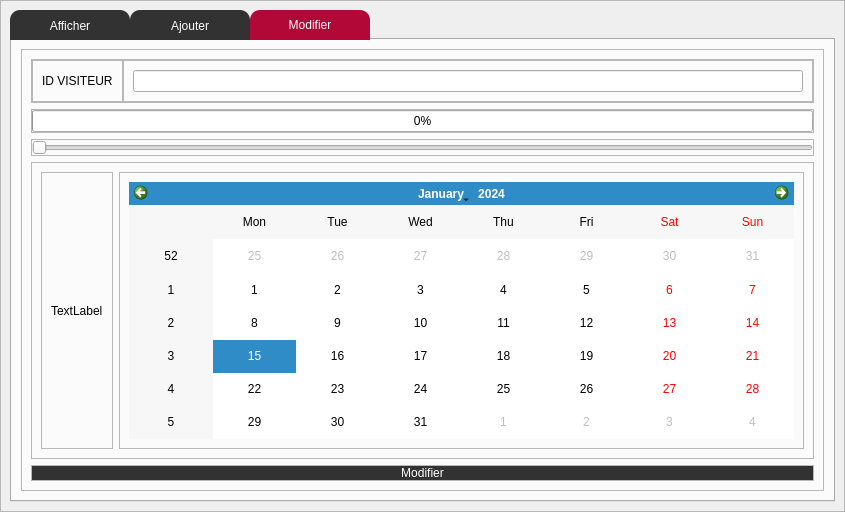
<?xml version="1.0" encoding="UTF-8"?>
<ui version="4.0">
 <class>Evaluation</class>
 <widget class="QWidget" name="Evaluation">
  <property name="geometry">
   <rect>
    <x>0</x>
    <y>0</y>
    <width>845</width>
    <height>512</height>
   </rect>
  </property>
  <property name="windowTitle">
   <string>Form</string>
  </property>
  <layout class="QVBoxLayout" name="verticalLayout">
   <property name="spacing">
    <number>0</number>
   </property>
   <property name="leftMargin">
    <number>0</number>
   </property>
   <property name="topMargin">
    <number>0</number>
   </property>
   <property name="rightMargin">
    <number>0</number>
   </property>
   <property name="bottomMargin">
    <number>0</number>
   </property>
   <item>
    <widget class="QFrame" name="frame">
     <property name="frameShape">
      <enum>QFrame::StyledPanel</enum>
     </property>
     <property name="frameShadow">
      <enum>QFrame::Raised</enum>
     </property>
     <layout class="QVBoxLayout" name="verticalLayout_2">
      <item>
       <widget class="QTabWidget" name="tabWidget">
        <property name="styleSheet">
         <string notr="true">QTabBar::tab{
    color:white;
	font: 75 10pt &quot;Source Code Pro&quot;;
	font: 87 8pt &quot;Nexa Rust Sans Black 01&quot;;
    background-color:rgb(39, 39,39);
background:  rgb(51, 50, 50);
border-top-left-radius:10px;
border-top-right-radius:10px;
min-width:120px;
height:30px;

}
QTabBar::tab::hover
{
color:white;

background:#b20837;
border-top-left-radius:10px;
border-top-right-radius:10px;
}

QTabBar::tab:selected
{
color:white;

background:#b20837;
border-top-left-radius:10px;
border-top-right-radius:10px;
}</string>
        </property>
        <property name="currentIndex">
         <number>2</number>
        </property>
        <widget class="QWidget" name="tab">
         <attribute name="title">
          <string>Afficher</string>
         </attribute>
         <layout class="QVBoxLayout" name="verticalLayout_21">
          <item>
           <widget class="QFrame" name="frame_22">
            <property name="frameShape">
             <enum>QFrame::StyledPanel</enum>
            </property>
            <property name="frameShadow">
             <enum>QFrame::Raised</enum>
            </property>
            <layout class="QVBoxLayout" name="verticalLayout_22">
             <item>
              <widget class="QFrame" name="frame_23">
               <property name="frameShape">
                <enum>QFrame::StyledPanel</enum>
               </property>
               <property name="frameShadow">
                <enum>QFrame::Raised</enum>
               </property>
               <layout class="QHBoxLayout" name="horizontalLayout_5">
                <item>
                 <widget class="QFrame" name="frame_27">
                  <property name="frameShape">
                   <enum>QFrame::StyledPanel</enum>
                  </property>
                  <property name="frameShadow">
                   <enum>QFrame::Raised</enum>
                  </property>
                  <layout class="QVBoxLayout" name="verticalLayout_29">
                   <item>
                    <widget class="QLineEdit" name="rech_eva">
                     <property name="text">
                      <string>Search</string>
                     </property>
                    </widget>
                   </item>
                  </layout>
                 </widget>
                </item>
                <item>
                 <widget class="QFrame" name="frame_28">
                  <property name="frameShape">
                   <enum>QFrame::StyledPanel</enum>
                  </property>
                  <property name="frameShadow">
                   <enum>QFrame::Raised</enum>
                  </property>
                  <layout class="QVBoxLayout" name="verticalLayout_27">
                   <item>
                    <widget class="QPushButton" name="search">
                     <property name="styleSheet">
                      <string notr="true">QPushButton{
    color:white;
	font: 75 10pt &quot;Source Code Pro&quot;;
	font: 87 8pt &quot;Nexa Rust Sans Black 01&quot;;
    background-color: rgb(51, 50, 50);
background:  rgb(51, 50, 50);
border-radius:10px;
}
QPushButton:hover
{
color:white;

background:#b20837;
border-radius:10px;
}</string>
                     </property>
                     <property name="text">
                      <string/>
                     </property>
                     <property name="icon">
                      <iconset>
                       <normaloff>../icons/search.svg</normaloff>../icons/search.svg</iconset>
                     </property>
                    </widget>
                   </item>
                  </layout>
                 </widget>
                </item>
                <item>
                 <widget class="QFrame" name="frame_29">
                  <property name="frameShape">
                   <enum>QFrame::StyledPanel</enum>
                  </property>
                  <property name="frameShadow">
                   <enum>QFrame::Raised</enum>
                  </property>
                  <layout class="QVBoxLayout" name="verticalLayout_28">
                   <item>
                    <widget class="QComboBox" name="comboBox"/>
                   </item>
                  </layout>
                 </widget>
                </item>
               </layout>
              </widget>
             </item>
             <item>
              <widget class="QFrame" name="frame_24">
               <property name="frameShape">
                <enum>QFrame::StyledPanel</enum>
               </property>
               <property name="frameShadow">
                <enum>QFrame::Raised</enum>
               </property>
               <layout class="QHBoxLayout" name="horizontalLayout_6">
                <item>
                 <widget class="QFrame" name="frame_30">
                  <property name="frameShape">
                   <enum>QFrame::StyledPanel</enum>
                  </property>
                  <property name="frameShadow">
                   <enum>QFrame::Raised</enum>
                  </property>
                  <layout class="QVBoxLayout" name="verticalLayout_30">
                   <item>
                    <widget class="QPushButton" name="tri_eva">
                     <property name="styleSheet">
                      <string notr="true">QPushButton{
    color:white;
	font: 75 10pt &quot;Source Code Pro&quot;;
	font: 87 8pt &quot;Nexa Rust Sans Black 01&quot;;
    background-color: rgb(51, 50, 50);
background:  rgb(51, 50, 50);
border-radius:10px;
}
QPushButton:hover
{
color:white;

background:#b20837;
border-radius:10px;
}</string>
                     </property>
                     <property name="text">
                      <string>TRI</string>
                     </property>
                    </widget>
                   </item>
                  </layout>
                 </widget>
                </item>
                <item>
                 <widget class="QFrame" name="frame_31">
                  <property name="frameShape">
                   <enum>QFrame::StyledPanel</enum>
                  </property>
                  <property name="frameShadow">
                   <enum>QFrame::Raised</enum>
                  </property>
                  <layout class="QHBoxLayout" name="horizontalLayout_8">
                   <item>
                    <widget class="QRadioButton" name="radioButton">
                     <property name="text">
                      <string>ID</string>
                     </property>
                    </widget>
                   </item>
                   <item>
                    <widget class="QRadioButton" name="radioButton_2">
                     <property name="text">
                      <string>DATE</string>
                     </property>
                    </widget>
                   </item>
                   <item>
                    <widget class="QRadioButton" name="radioButton_3">
                     <property name="text">
                      <string>AVIS</string>
                     </property>
                    </widget>
                   </item>
                  </layout>
                 </widget>
                </item>
               </layout>
              </widget>
             </item>
             <item>
              <widget class="QFrame" name="frame_25">
               <property name="frameShape">
                <enum>QFrame::StyledPanel</enum>
               </property>
               <property name="frameShadow">
                <enum>QFrame::Raised</enum>
               </property>
               <layout class="QVBoxLayout" name="verticalLayout_31">
                <item>
                 <widget class="QTableView" name="tableView"/>
                </item>
               </layout>
              </widget>
             </item>
             <item>
              <widget class="QFrame" name="frame_26">
               <property name="frameShape">
                <enum>QFrame::StyledPanel</enum>
               </property>
               <property name="frameShadow">
                <enum>QFrame::Raised</enum>
               </property>
               <layout class="QHBoxLayout" name="horizontalLayout_7">
                <item>
                 <widget class="QFrame" name="frame_32">
                  <property name="frameShape">
                   <enum>QFrame::StyledPanel</enum>
                  </property>
                  <property name="frameShadow">
                   <enum>QFrame::Raised</enum>
                  </property>
                  <layout class="QVBoxLayout" name="verticalLayout_26">
                   <item>
                    <widget class="QLineEdit" name="suppp"/>
                   </item>
                  </layout>
                 </widget>
                </item>
                <item>
                 <widget class="QFrame" name="frame_33">
                  <property name="frameShape">
                   <enum>QFrame::StyledPanel</enum>
                  </property>
                  <property name="frameShadow">
                   <enum>QFrame::Raised</enum>
                  </property>
                  <layout class="QVBoxLayout" name="verticalLayout_25">
                   <item>
                    <widget class="QPushButton" name="supp_eva">
                     <property name="styleSheet">
                      <string notr="true">QPushButton{
    color:white;
	font: 75 10pt &quot;Source Code Pro&quot;;
	font: 87 8pt &quot;Nexa Rust Sans Black 01&quot;;
    background-color: rgb(51, 50, 50);
background:  rgb(51, 50, 50);
border-radius:10px;
}
QPushButton:hover
{
color:white;

background:#b20837;
border-radius:10px;
}</string>
                     </property>
                     <property name="text">
                      <string>Supprimer</string>
                     </property>
                    </widget>
                   </item>
                  </layout>
                 </widget>
                </item>
                <item>
                 <widget class="QFrame" name="frame_34">
                  <property name="frameShape">
                   <enum>QFrame::StyledPanel</enum>
                  </property>
                  <property name="frameShadow">
                   <enum>QFrame::Raised</enum>
                  </property>
                  <layout class="QVBoxLayout" name="verticalLayout_24">
                   <item>
                    <widget class="QPushButton" name="conv_pdf">
                     <property name="styleSheet">
                      <string notr="true">QPushButton{
    color:white;
	font: 75 10pt &quot;Source Code Pro&quot;;
	font: 87 8pt &quot;Nexa Rust Sans Black 01&quot;;
    background-color: rgb(51, 50, 50);
background:  rgb(51, 50, 50);
border-radius:10px;
}
QPushButton:hover
{
color:white;

background:#b20837;
border-radius:10px;
}</string>
                     </property>
                     <property name="text">
                      <string>CONVERT PDF</string>
                     </property>
                    </widget>
                   </item>
                  </layout>
                 </widget>
                </item>
                <item>
                 <widget class="QFrame" name="frame_35">
                  <property name="frameShape">
                   <enum>QFrame::StyledPanel</enum>
                  </property>
                  <property name="frameShadow">
                   <enum>QFrame::Raised</enum>
                  </property>
                  <layout class="QVBoxLayout" name="verticalLayout_23">
                   <item>
                    <widget class="QPushButton" name="Actualiser_eva">
                     <property name="styleSheet">
                      <string notr="true">QPushButton{
    color:white;
	font: 75 10pt &quot;Source Code Pro&quot;;
	font: 87 8pt &quot;Nexa Rust Sans Black 01&quot;;
    background-color: rgb(51, 50, 50);
background:  rgb(51, 50, 50);
border-radius:10px;
}
QPushButton:hover
{
color:white;

background:#b20837;
border-radius:10px;
}</string>
                     </property>
                     <property name="text">
                      <string>Actualiser</string>
                     </property>
                    </widget>
                   </item>
                  </layout>
                 </widget>
                </item>
               </layout>
              </widget>
             </item>
            </layout>
           </widget>
          </item>
         </layout>
        </widget>
        <widget class="QWidget" name="tab_2">
         <attribute name="title">
          <string>Ajouter</string>
         </attribute>
         <layout class="QVBoxLayout" name="verticalLayout_3">
          <item>
           <widget class="QFrame" name="frame_2">
            <property name="frameShape">
             <enum>QFrame::StyledPanel</enum>
            </property>
            <property name="frameShadow">
             <enum>QFrame::Raised</enum>
            </property>
            <layout class="QHBoxLayout" name="horizontalLayout">
             <property name="spacing">
              <number>0</number>
             </property>
             <property name="leftMargin">
              <number>0</number>
             </property>
             <property name="topMargin">
              <number>0</number>
             </property>
             <property name="rightMargin">
              <number>0</number>
             </property>
             <property name="bottomMargin">
              <number>0</number>
             </property>
             <item>
              <widget class="QFrame" name="frame_6">
               <property name="frameShape">
                <enum>QFrame::StyledPanel</enum>
               </property>
               <property name="frameShadow">
                <enum>QFrame::Raised</enum>
               </property>
               <layout class="QVBoxLayout" name="verticalLayout_6">
                <item>
                 <widget class="QLabel" name="label">
                  <property name="text">
                   <string>ID VISITEUR</string>
                  </property>
                 </widget>
                </item>
               </layout>
              </widget>
             </item>
             <item>
              <widget class="QFrame" name="frame_7">
               <property name="frameShape">
                <enum>QFrame::StyledPanel</enum>
               </property>
               <property name="frameShadow">
                <enum>QFrame::Raised</enum>
               </property>
               <layout class="QVBoxLayout" name="verticalLayout_7">
                <property name="spacing">
                 <number>0</number>
                </property>
                <property name="leftMargin">
                 <number>0</number>
                </property>
                <property name="topMargin">
                 <number>0</number>
                </property>
                <property name="rightMargin">
                 <number>0</number>
                </property>
                <property name="bottomMargin">
                 <number>0</number>
                </property>
                <item>
                 <widget class="QLineEdit" name="id_v"/>
                </item>
               </layout>
              </widget>
             </item>
            </layout>
           </widget>
          </item>
          <item>
           <widget class="QFrame" name="frame_3">
            <property name="frameShape">
             <enum>QFrame::StyledPanel</enum>
            </property>
            <property name="frameShadow">
             <enum>QFrame::Raised</enum>
            </property>
            <layout class="QVBoxLayout" name="verticalLayout_4">
             <item>
              <widget class="QFrame" name="frame_8">
               <property name="frameShape">
                <enum>QFrame::StyledPanel</enum>
               </property>
               <property name="frameShadow">
                <enum>QFrame::Raised</enum>
               </property>
               <layout class="QVBoxLayout" name="verticalLayout_8">
                <property name="spacing">
                 <number>0</number>
                </property>
                <property name="leftMargin">
                 <number>0</number>
                </property>
                <property name="topMargin">
                 <number>0</number>
                </property>
                <property name="rightMargin">
                 <number>0</number>
                </property>
                <property name="bottomMargin">
                 <number>0</number>
                </property>
                <item>
                 <widget class="QProgressBar" name="progressBar">
                  <property name="value">
                   <number>0</number>
                  </property>
                 </widget>
                </item>
               </layout>
              </widget>
             </item>
             <item>
              <widget class="QFrame" name="frame_9">
               <property name="frameShape">
                <enum>QFrame::StyledPanel</enum>
               </property>
               <property name="frameShadow">
                <enum>QFrame::Raised</enum>
               </property>
               <layout class="QVBoxLayout" name="verticalLayout_9">
                <property name="spacing">
                 <number>0</number>
                </property>
                <property name="leftMargin">
                 <number>0</number>
                </property>
                <property name="topMargin">
                 <number>0</number>
                </property>
                <property name="rightMargin">
                 <number>0</number>
                </property>
                <property name="bottomMargin">
                 <number>0</number>
                </property>
                <item>
                 <widget class="QSlider" name="horizontalSlider">
                  <property name="orientation">
                   <enum>Qt::Horizontal</enum>
                  </property>
                 </widget>
                </item>
               </layout>
              </widget>
             </item>
            </layout>
           </widget>
          </item>
          <item>
           <widget class="QFrame" name="frame_4">
            <property name="frameShape">
             <enum>QFrame::StyledPanel</enum>
            </property>
            <property name="frameShadow">
             <enum>QFrame::Raised</enum>
            </property>
            <layout class="QHBoxLayout" name="horizontalLayout_2">
             <property name="spacing">
              <number>0</number>
             </property>
             <property name="leftMargin">
              <number>0</number>
             </property>
             <property name="topMargin">
              <number>0</number>
             </property>
             <property name="rightMargin">
              <number>0</number>
             </property>
             <property name="bottomMargin">
              <number>0</number>
             </property>
             <item>
              <widget class="QFrame" name="frame_10">
               <property name="frameShape">
                <enum>QFrame::StyledPanel</enum>
               </property>
               <property name="frameShadow">
                <enum>QFrame::Raised</enum>
               </property>
               <layout class="QVBoxLayout" name="verticalLayout_10">
                <item>
                 <widget class="QLabel" name="label_2">
                  <property name="text">
                   <string>DATE</string>
                  </property>
                 </widget>
                </item>
               </layout>
              </widget>
             </item>
             <item>
              <widget class="QFrame" name="frame_11">
               <property name="frameShape">
                <enum>QFrame::StyledPanel</enum>
               </property>
               <property name="frameShadow">
                <enum>QFrame::Raised</enum>
               </property>
               <layout class="QVBoxLayout" name="verticalLayout_11">
                <item>
                 <widget class="QCalendarWidget" name="calendarWidget"/>
                </item>
               </layout>
              </widget>
             </item>
            </layout>
           </widget>
          </item>
          <item>
           <widget class="QFrame" name="frame_5">
            <property name="frameShape">
             <enum>QFrame::StyledPanel</enum>
            </property>
            <property name="frameShadow">
             <enum>QFrame::Raised</enum>
            </property>
            <layout class="QVBoxLayout" name="verticalLayout_5">
             <property name="spacing">
              <number>0</number>
             </property>
             <property name="leftMargin">
              <number>0</number>
             </property>
             <property name="topMargin">
              <number>0</number>
             </property>
             <property name="rightMargin">
              <number>0</number>
             </property>
             <property name="bottomMargin">
              <number>0</number>
             </property>
             <item alignment="Qt::AlignBottom">
              <widget class="QPushButton" name="ajout_ev">
               <property name="styleSheet">
                <string notr="true">QPushButton{
    color:white;
	font: 75 10pt &quot;Source Code Pro&quot;;
	font: 87 8pt &quot;Nexa Rust Sans Black 01&quot;;
    background-color: rgb(51, 50, 50);
background:  rgb(51, 50, 50);
border-radius:10px;
}
QPushButton:hover
{
color:white;

background:#b20837;
border-radius:10px;
}</string>
               </property>
               <property name="text">
                <string>Ajouter</string>
               </property>
              </widget>
             </item>
            </layout>
           </widget>
          </item>
         </layout>
        </widget>
        <widget class="QWidget" name="tab_3">
         <attribute name="title">
          <string>Modifier</string>
         </attribute>
         <layout class="QVBoxLayout" name="verticalLayout_12">
          <item>
           <widget class="QFrame" name="frame_12">
            <property name="frameShape">
             <enum>QFrame::StyledPanel</enum>
            </property>
            <property name="frameShadow">
             <enum>QFrame::Raised</enum>
            </property>
            <layout class="QVBoxLayout" name="verticalLayout_13">
             <item>
              <widget class="QFrame" name="frame_13">
               <property name="frameShape">
                <enum>QFrame::StyledPanel</enum>
               </property>
               <property name="frameShadow">
                <enum>QFrame::Raised</enum>
               </property>
               <layout class="QHBoxLayout" name="horizontalLayout_3">
                <property name="spacing">
                 <number>0</number>
                </property>
                <property name="leftMargin">
                 <number>0</number>
                </property>
                <property name="topMargin">
                 <number>0</number>
                </property>
                <property name="rightMargin">
                 <number>0</number>
                </property>
                <property name="bottomMargin">
                 <number>0</number>
                </property>
                <item>
                 <widget class="QFrame" name="frame_18">
                  <property name="frameShape">
                   <enum>QFrame::StyledPanel</enum>
                  </property>
                  <property name="frameShadow">
                   <enum>QFrame::Raised</enum>
                  </property>
                  <layout class="QVBoxLayout" name="verticalLayout_15">
                   <item>
                    <widget class="QLabel" name="label_3">
                     <property name="text">
                      <string>ID VISITEUR</string>
                     </property>
                    </widget>
                   </item>
                  </layout>
                 </widget>
                </item>
                <item>
                 <widget class="QFrame" name="frame_19">
                  <property name="frameShape">
                   <enum>QFrame::StyledPanel</enum>
                  </property>
                  <property name="frameShadow">
                   <enum>QFrame::Raised</enum>
                  </property>
                  <layout class="QVBoxLayout" name="verticalLayout_16">
                   <item>
                    <widget class="QLineEdit" name="id_eva2"/>
                   </item>
                  </layout>
                 </widget>
                </item>
               </layout>
              </widget>
             </item>
             <item>
              <widget class="QFrame" name="frame_14">
               <property name="frameShape">
                <enum>QFrame::StyledPanel</enum>
               </property>
               <property name="frameShadow">
                <enum>QFrame::Raised</enum>
               </property>
               <layout class="QVBoxLayout" name="verticalLayout_17">
                <property name="spacing">
                 <number>0</number>
                </property>
                <property name="leftMargin">
                 <number>0</number>
                </property>
                <property name="topMargin">
                 <number>0</number>
                </property>
                <property name="rightMargin">
                 <number>0</number>
                </property>
                <property name="bottomMargin">
                 <number>0</number>
                </property>
                <item>
                 <widget class="QProgressBar" name="progressBar_2">
                  <property name="value">
                   <number>0</number>
                  </property>
                 </widget>
                </item>
               </layout>
              </widget>
             </item>
             <item>
              <widget class="QFrame" name="frame_15">
               <property name="frameShape">
                <enum>QFrame::StyledPanel</enum>
               </property>
               <property name="frameShadow">
                <enum>QFrame::Raised</enum>
               </property>
               <layout class="QVBoxLayout" name="verticalLayout_18">
                <property name="spacing">
                 <number>0</number>
                </property>
                <property name="leftMargin">
                 <number>0</number>
                </property>
                <property name="topMargin">
                 <number>0</number>
                </property>
                <property name="rightMargin">
                 <number>0</number>
                </property>
                <property name="bottomMargin">
                 <number>0</number>
                </property>
                <item>
                 <widget class="QSlider" name="horizontalSlider_2">
                  <property name="orientation">
                   <enum>Qt::Horizontal</enum>
                  </property>
                 </widget>
                </item>
               </layout>
              </widget>
             </item>
             <item>
              <widget class="QFrame" name="frame_16">
               <property name="frameShape">
                <enum>QFrame::StyledPanel</enum>
               </property>
               <property name="frameShadow">
                <enum>QFrame::Raised</enum>
               </property>
               <layout class="QHBoxLayout" name="horizontalLayout_4">
                <item>
                 <widget class="QFrame" name="frame_20">
                  <property name="frameShape">
                   <enum>QFrame::StyledPanel</enum>
                  </property>
                  <property name="frameShadow">
                   <enum>QFrame::Raised</enum>
                  </property>
                  <layout class="QVBoxLayout" name="verticalLayout_19">
                   <item>
                    <widget class="QLabel" name="label_4">
                     <property name="text">
                      <string>TextLabel</string>
                     </property>
                    </widget>
                   </item>
                  </layout>
                 </widget>
                </item>
                <item>
                 <widget class="QFrame" name="frame_21">
                  <property name="frameShape">
                   <enum>QFrame::StyledPanel</enum>
                  </property>
                  <property name="frameShadow">
                   <enum>QFrame::Raised</enum>
                  </property>
                  <layout class="QVBoxLayout" name="verticalLayout_20">
                   <item>
                    <widget class="QCalendarWidget" name="calendarWidget_2"/>
                   </item>
                  </layout>
                 </widget>
                </item>
               </layout>
              </widget>
             </item>
             <item>
              <widget class="QFrame" name="frame_17">
               <property name="frameShape">
                <enum>QFrame::StyledPanel</enum>
               </property>
               <property name="frameShadow">
                <enum>QFrame::Raised</enum>
               </property>
               <layout class="QVBoxLayout" name="verticalLayout_14">
                <property name="spacing">
                 <number>0</number>
                </property>
                <property name="leftMargin">
                 <number>0</number>
                </property>
                <property name="topMargin">
                 <number>0</number>
                </property>
                <property name="rightMargin">
                 <number>0</number>
                </property>
                <property name="bottomMargin">
                 <number>0</number>
                </property>
                <item alignment="Qt::AlignBottom">
                 <widget class="QPushButton" name="modifier">
                  <property name="styleSheet">
                   <string notr="true">QPushButton{
    color:white;
	font: 75 10pt &quot;Source Code Pro&quot;;
	font: 87 8pt &quot;Nexa Rust Sans Black 01&quot;;
    background-color: rgb(51, 50, 50);
background:  rgb(51, 50, 50);
border-radius:10px;
}
QPushButton:hover
{
color:white;

background:#b20837;
border-radius:10px;
}</string>
                  </property>
                  <property name="text">
                   <string>Modifier</string>
                  </property>
                 </widget>
                </item>
               </layout>
              </widget>
             </item>
            </layout>
           </widget>
          </item>
         </layout>
        </widget>
       </widget>
      </item>
     </layout>
    </widget>
   </item>
  </layout>
 </widget>
 <resources/>
 <connections>
  <connection>
   <sender>progressBar</sender>
   <signal>valueChanged(int)</signal>
   <receiver>horizontalSlider</receiver>
   <slot>setValue(int)</slot>
   <hints>
    <hint type="sourcelabel">
     <x>33</x>
     <y>110</y>
    </hint>
    <hint type="destinationlabel">
     <x>37</x>
     <y>139</y>
    </hint>
   </hints>
  </connection>
  <connection>
   <sender>progressBar_2</sender>
   <signal>valueChanged(int)</signal>
   <receiver>horizontalSlider_2</receiver>
   <slot>setValue(int)</slot>
   <hints>
    <hint type="sourcelabel">
     <x>36</x>
     <y>110</y>
    </hint>
    <hint type="destinationlabel">
     <x>37</x>
     <y>150</y>
    </hint>
   </hints>
  </connection>
 </connections>
</ui>
